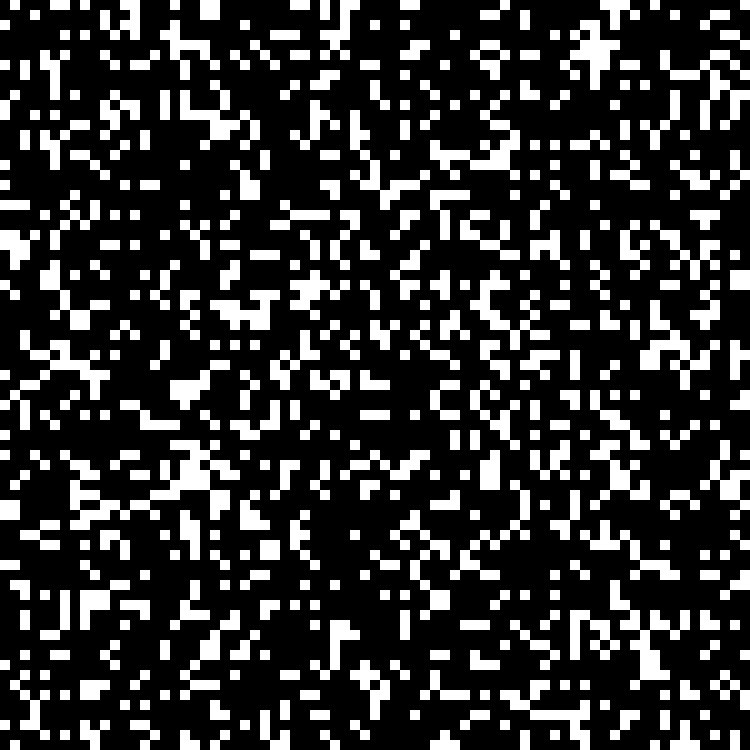
Frame 1 (no input)
Frame 60 (the mouse pressed at the canvas centre just before this capture): identical to frame 1, image omitted
Frame 120 (the mouse held since frame 60 and released just before this capture): identical to frame 1, image omitted

The Processing sketch that drew this single still picture (run headless with seeded random() and noise(); from frame 60 on, the mouse is pressed at the canvas centre):

// Processing sketch: conways_game_of_life
// ── conways_game_of_life.pde
/*
  Controls:
  'Space' - pause / resume
  'Left Click' - draw / erase cells (Only when paused)
  'Up Arrow' - increase speed
  'Down arrow' - decrease speed
*/

int screen_width = 75;           // Amount of cells (x), (int)
int screen_height = 75;          // Amount of cells (y), (int)

int cell_width = 10;              // Size of cells (x), (px)
int cell_height = 10;             // Size of cells (y), (px)

boolean randomise_cells = true;   // Initialise cells with random states (true/false)
int randomisation = 4;            // Chance that each cell is alive when randomised (100/r = %), (higher = less)

boolean playing = false;          // Initial playing condition (true/false)
int speed = 5;                    // Initial speed (int)

Cell[][] screen;
Cell[][] buffer;

int hover_tile_x = 0;
int hover_tile_y = 0;

int generation = 0;

int population()
{
  int pop = 0;
  for (int y = 0; y < screen_height; y++) {
    for (int x = 0; x < screen_width; x++) {
      if (screen[x][y].alive)
        pop++;
    }
  }
  return pop;
}

void set_title(){
  surface.setTitle("Conway's Game of Life (Generation: " + generation + ", population: " + population() + ", speed: " + speed + ")");
}

// Settings for sketch
void settings() {
  size(screen_width*cell_width, screen_height*cell_height);
}

// Key presses
void keyPressed()
{
  if (keyCode == UP)
    speed--;
  
  if (keyCode == DOWN)
    speed++;
  
  speed = constrain(speed, 1, 20);
  
  if (key == ' ')
    playing = !playing;
} 

// Executed before the first frame
void setup()
{  
  // No cell outline
  noStroke();

  screen = new Cell[screen_width][screen_height];

  // x, y, alive
  for (int y = 0; y < screen_height; y++) {
    for (int x = 0; x < screen_width; x++) {
      
      boolean alive = false;
      
      if (randomise_cells)
        alive = r_boolean();
       
      screen[x][y] = new Cell(x, y, alive);
    }
  }
  
  set_title();
}

// Executed every frame
void draw()
{
  // Hovered tile with mouse
  hover_tile_x = constrain(mouseX / cell_width, 0, screen_width-1);
  hover_tile_y = constrain(mouseY / cell_height, 0, screen_height-1);
  
  if (!playing && mousePressed) {
    if (mouseButton == LEFT)
      screen[hover_tile_x][hover_tile_y].alive = true;
    if (mouseButton == RIGHT)
      screen[hover_tile_x][hover_tile_y].alive = false;
  }
  
  if (frameCount % speed == 0 && playing)
    calculate();
  
  // Draw cells
  for (int y = 0; y < screen_height; y++) {
    for (int x = 0; x < screen_width; x++) {
      screen[x][y].draw();
    }
  }
  
  set_title();
}

// Calculate the current screen matrix
void calculate()
{
  generation++;
  
  /*
    Any live cell with fewer than two live neighbours dies, as if by underpopulation.
    Any live cell with two or three live neighbours lives on to the next generation.
    Any live cell with more than three live neighbours dies, as if by overpopulation.
    Any dead cell with exactly three live neighbours becomes a live cell, as if by reproduction.
    
    https://en.wikipedia.org/wiki/Conway%27s_Game_of_Life
  */
  
  buffer = new Cell[screen_width][screen_height];
  
  // x, y, alive
  for (int y = 0; y < screen_height; y++) {
    for (int x = 0; x < screen_width; x++) {
      buffer[x][y] = new Cell(x, y, false);
    }
  }
      
  for (int y = 0; y < screen_height; y++) {
    for (int x = 0; x < screen_width; x++) {
      int neighbours = cell_neighbours(screen[x][y]);
      
      if ((screen[x][y].alive) && (neighbours < 2))
        buffer[x][y].alive = false;
        
      else if ((screen[x][y].alive) && (neighbours == 2 && neighbours == 3))
        buffer[x][y].alive = true;
        
      else if ((screen[x][y].alive) && (neighbours > 3))
        buffer[x][y].alive = false;
      
      else if ((!screen[x][y].alive) && (neighbours == 3))
        buffer[x][y].alive = true;
        
      else
        buffer[x][y].alive = screen[x][y].alive;
    }
  }
  
  screen = buffer;
}

int cell_neighbours(Cell cell)
{
  int x = cell.x;
  int y = cell.y;
  
  int neighbours = 0;

  for (int y_offset = -1; y_offset < 2; y_offset++) {
    for (int x_offset = -1; x_offset < 2; x_offset++) {
      
      int cx = x + x_offset; // current_cell_x
      int cy = y + y_offset; // current_cell_y
      
      // Out of bounds check
      if (screen_width > cx && cx >= 0 && screen_height > cy && cy >= 0)
      {
        if (screen[cx][cy].alive && screen[cx][cy] != cell)
          neighbours++;
      }
    }
  }
  
  return neighbours; //<>//
}

// Random boolean generator
boolean r_boolean()
{  
  if (floor(random(0, randomisation)) == 1)
    return true;
  else
    return false;
}

// Cell object
class Cell
{
  // Local
  int x, y;
  boolean alive;
  int id;

  Cell(int _x_, int _y_, boolean _alive_)
  {
    x = _x_;
    y = _y_;
    alive = _alive_;
  }

  // Draw this cell
  void draw()
  {
    if (alive)
      fill(255, 255, 255);
    else
      fill(0, 0, 0);

    rect(x*cell_width, y*cell_height, cell_width, cell_height);
  }
}
